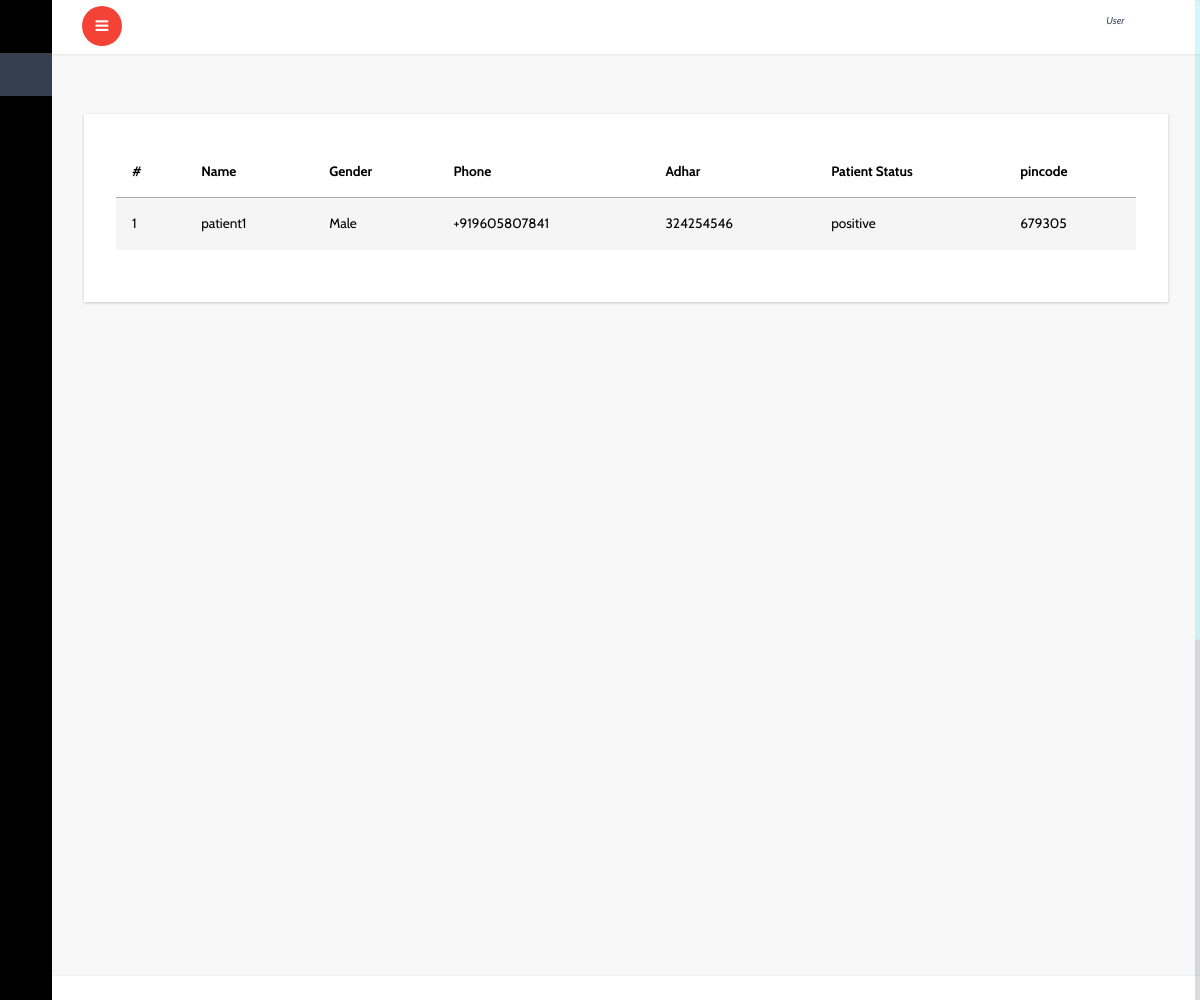
Screenshot of /home/home_view_patients (signed in) with the database file from the repository.
### center/models.py (models this page shows)
class Patient(models.Model):
    user=models.ForeignKey(User,on_delete=models.CASCADE,blank=True,null=True)
    center=models.ForeignKey(Center,on_delete=models.CASCADE,blank=True,null=True)
    lab=models.ForeignKey(Lab,on_delete=models.CASCADE,blank=True,null=True)
    home=models.ForeignKey(Home,on_delete=models.CASCADE,blank=True,null=True)
    patient=models.ForeignKey(Patient_Register,on_delete=models.CASCADE,blank=True,null=True)
    name=models.CharField(max_length=50)
    email=models.EmailField(blank=True,null=True)
    adhar=models.PositiveIntegerField(unique=True,blank=True,null=True)
    age=models.PositiveIntegerField(blank=True,null=True)
    gender=models.CharField(max_length=20,choices=GENDER_CHOICES,blank=True,null=True)
    phone=PhoneNumberField(blank=True,null=True)
    house_name=models.CharField(max_length=40,blank=True,null=True)
    place=models.CharField(max_length=70,blank=True,null=True)
    authority_type=models.CharField(max_length=30,choices=authority_types,blank=True,null=True)
    authority_name=models.CharField(max_length=100,blank=True,null=True)
    ward_no=models.PositiveIntegerField(blank=True,null=True)
    village=models.CharField(max_length=50,blank=True,null=True)
    district=models.CharField(max_length=50,default=Thrissur)
    pincode=models.PositiveIntegerField(blank=True,null=True)
    patient_hos_id=models.PositiveIntegerField(blank=True,null=True)
    test_id=models.PositiveIntegerField(blank=True,null=True)
    test_date=models.DateField(auto_now_add=True,blank=True,null=True)
    test_name=models.CharField(max_length=50,choices=test_names,default=rtpcr)
    patient_status=models.CharField(max_length=30,choices=patient_present_status,blank=True,null=True)
    created_date=models.DateField(auto_now_add=True)
    def __str__(self):
        return str(self.name)

### account/models.py (models this page shows, shortened)
class Patient_Register(models.Model):
    user=models.OneToOneField(User,on_delete=models.CASCADE)
    name=models.CharField(max_length=30)
    phonenumber=PhoneNumberField()
    adhar=models.PositiveIntegerField(unique=True)
    pincode=models.PositiveIntegerField()

### home/views.py (the view)
# urls.py: path('view_patients',views.view_patients,name='view_patients'),
def view_patients(request):
    patients=Patient.objects.filter(user=request.user)
    print(patients)
    return render(request,'home/view_patients.html',{'patients':patients})

### templates/home/view_patients.html (shortened to what this page needs)
{% extends 'dashboard/index.html' %}
{% block content %}
			<div id="page-wrapper">
				<div class="graphs">
					 <div class="xs tabls">
						<div class="bs-example4" data-example-id="contextual-table">
                            <table class="table">
                                <thead>
                                  <tr>
                                    <th>#</th>
                                    <th>Name</th>
                                    <th>Gender</th>
                                     <th>Phone</th>
                                     <th>Adhar</th>
                                     <th>Patient Status</th>
                                     <th>pincode</th>
                                  </tr>
                                </thead>
                                <tbody>
                                  {% if patients %}
                                    {% for l in patients %}
                                  <tr class="active">
                                      <td class="serial">{{ forloop.counter }}</td>
                                      <td>{{l.patient.name}}</td>
                                      <td>{{l.gender}}</td>
                                      <td>{{l.phone}}</td>
                                      <td>{{l.patient.adhar}}</td>
                                      <td>{{l.patient_status}}</td>
                                      <td>{{l.pincode}}</td>
                                </tr>
                                  {% endfor %}
                                  </tbody>
                                  {% else %}
                                  <br>
                                  <h2>No List Added</h2>
                                  {% endif %}
                              </table>
					   </div>
						</div>
						</div>
					</div>
		{% endblock %}

### rows the page displays
Patient: patient.name "patient1", gender "Male", phone "+919605807841", patient.adhar "324254546", patient_status "positive", pincode "679305"
